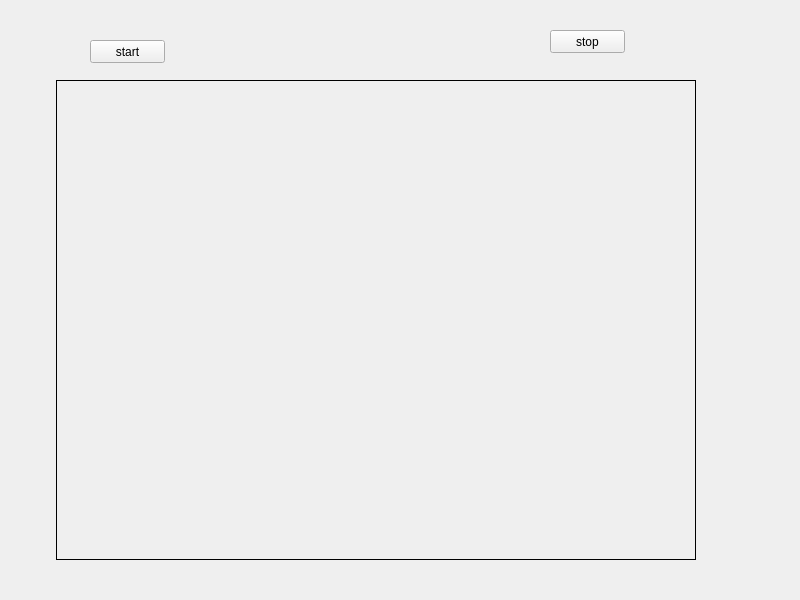
<?xml version="1.0" encoding="UTF-8"?>
<ui version="4.0">
 <class>MainWindow</class>
 <widget class="QMainWindow" name="MainWindow">
  <property name="geometry">
   <rect>
    <x>0</x>
    <y>0</y>
    <width>800</width>
    <height>600</height>
   </rect>
  </property>
  <property name="windowTitle">
   <string>MainWindow</string>
  </property>
  <widget class="QWidget" name="centralwidget">
   <widget class="QPushButton" name="start">
    <property name="geometry">
     <rect>
      <x>90</x>
      <y>40</y>
      <width>75</width>
      <height>23</height>
     </rect>
    </property>
    <property name="text">
     <string>start</string>
    </property>
   </widget>
   <widget class="QLabel" name="image_label">
    <property name="geometry">
     <rect>
      <x>56</x>
      <y>80</y>
      <width>640</width>
      <height>480</height>
     </rect>
    </property>
    <property name="minimumSize">
     <size>
      <width>640</width>
      <height>480</height>
     </size>
    </property>
    <property name="frameShape">
     <enum>QFrame::Box</enum>
    </property>
    <property name="text">
     <string/>
    </property>
   </widget>
   <widget class="QPushButton" name="stop">
    <property name="geometry">
     <rect>
      <x>550</x>
      <y>30</y>
      <width>75</width>
      <height>23</height>
     </rect>
    </property>
    <property name="text">
     <string>stop</string>
    </property>
   </widget>
  </widget>
 </widget>
 <resources/>
 <connections/>
</ui>
